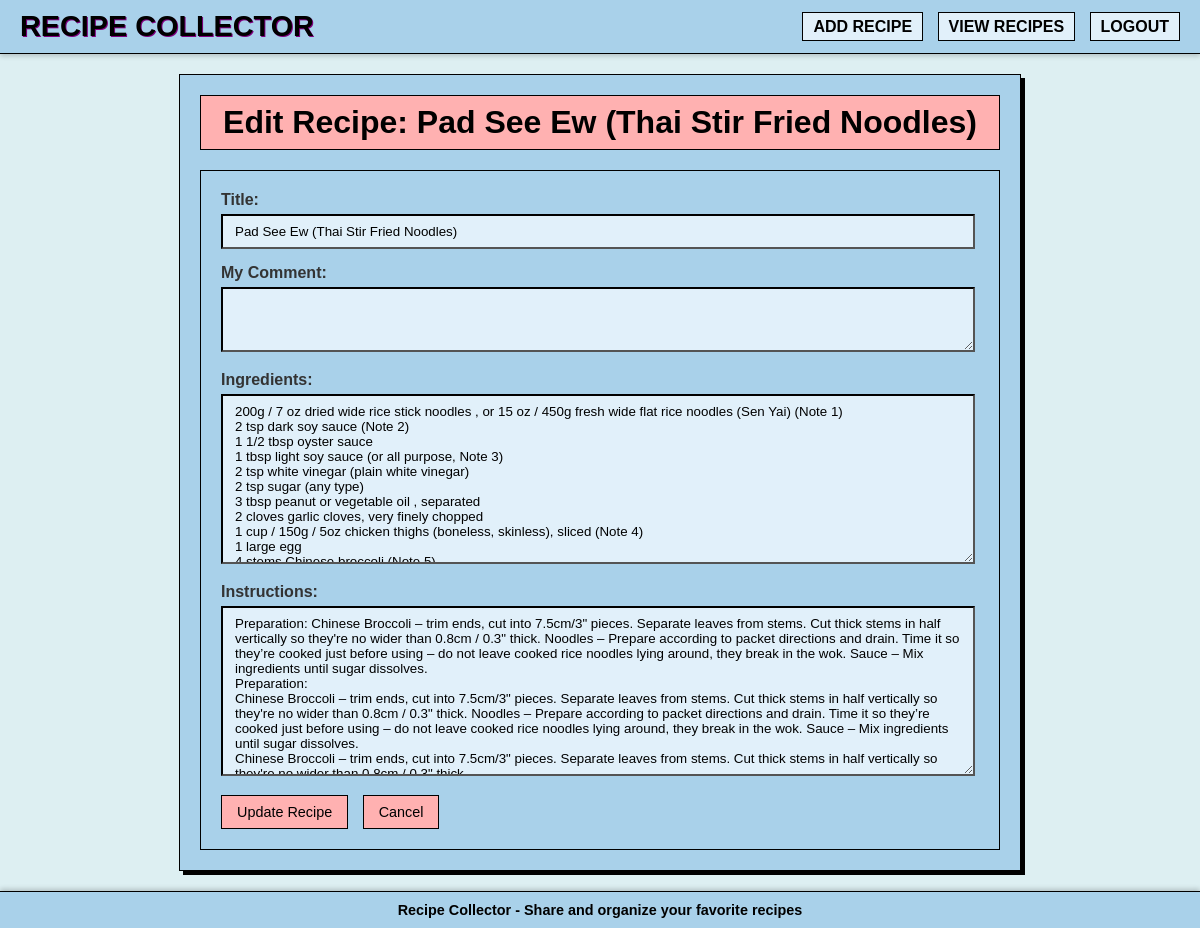
Page /edit_recipe/3 (signed in) on the earlier database version.
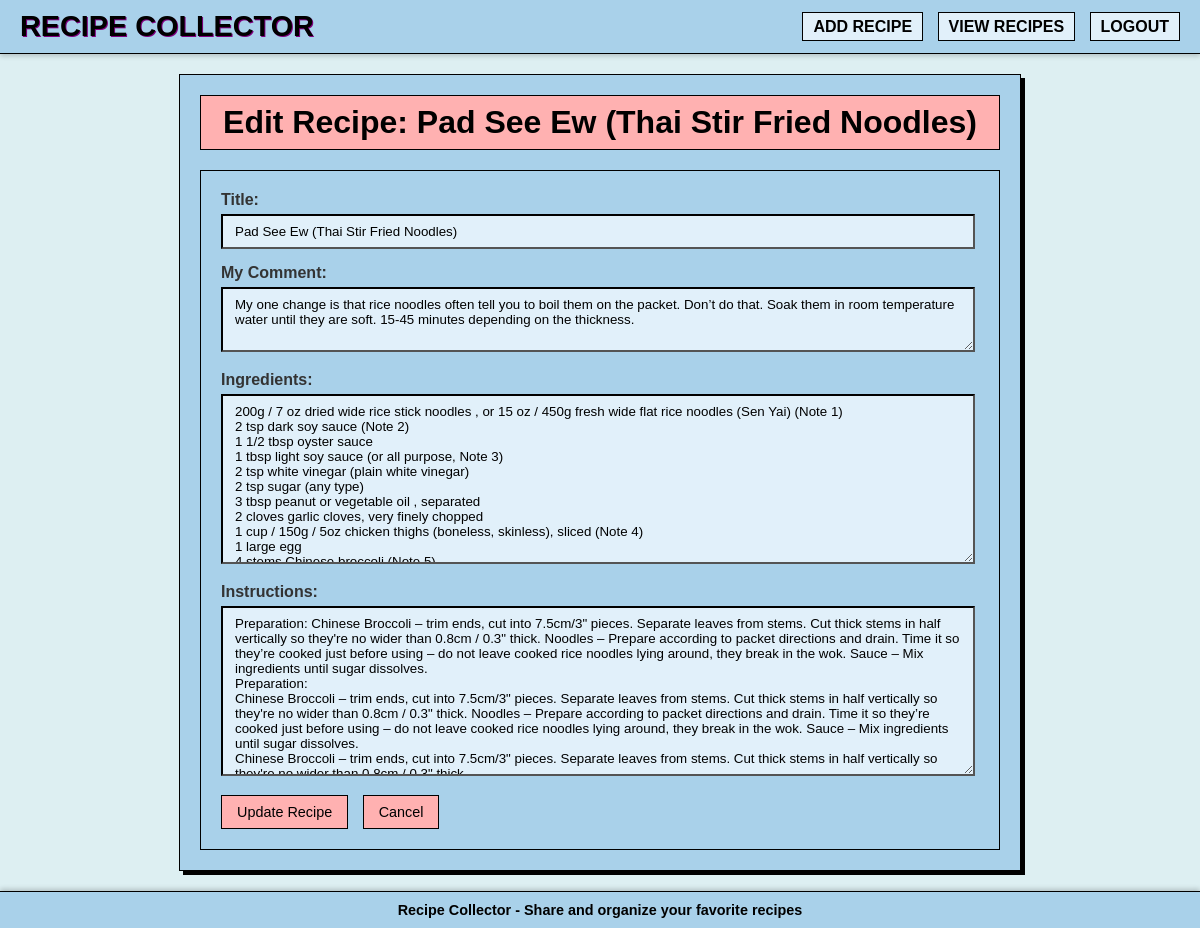
Same page on the later database version.
### app.py (models this page shows, shortened)
class Recipe(db.Model):
    __tablename__ = 'recipe'  # Explicitly set table name
    id = db.Column(db.Integer, primary_key=True)
    title = db.Column(db.String(200), nullable=False)
    ingredients = db.Column(db.Text, nullable=False)
    instructions = db.Column(db.Text, nullable=False)
    source_url = db.Column(db.String(500), nullable=False)
    source_name = db.Column(db.String(200), nullable=False)
    image_url = db.Column(db.String(500), nullable=True)
    created_at = db.Column(db.DateTime, default=datetime.utcnow)
    my_comment = db.Column(db.Text, nullable=True)  # New field for your personal comment

### app.py (the view, shortened to what this page needs)
@app.route('/edit_recipe/<int:recipe_id>', methods=['GET', 'POST'])
def edit_recipe(recipe_id):
    if not session.get('logged_in'):
        abort(403)
    recipe = Recipe.query.get_or_404(recipe_id)
    return render_template('edit_recipe.html', recipe=recipe, logged_in=session.get('logged_in', False))

### templates/edit_recipe.html (shortened to what this page needs)
{% extends "base.html" %}
{% block content %}
<div class="edit-recipe-container">
    <h1 class="page-title">Edit Recipe: {{ recipe.title }}</h1>
    {% if not logged_in %}
    <div class="alert alert-warning alert-90s">
        Please <a href="{{ url_for('login') }}">log in</a> to edit recipes.
    </div>
    {% else %}
    <form action="{{ url_for('edit_recipe', recipe_id=recipe.id) }}" method="post" class="edit-recipe-form">
        <div class="form-group">
            <label for="title" class="form-label-90s">Title:</label>
            <input type="text" name="title" id="title" class="form-control-90s" value="{{ recipe.title }}" required>
        </div>
        <div class="form-group">
            <label for="my_comment" class="form-label-90s">My Comment:</label>
            <textarea name="my_comment" id="my_comment" class="form-control-90s" rows="3">{{ recipe.my_comment or '' }}</textarea>
        </div>
        <div class="form-group">
            <label for="ingredients" class="form-label-90s">Ingredients:</label>
            <textarea name="ingredients" id="ingredients" class="form-control-90s" rows="10" required>{{ recipe.ingredients }}</textarea>
        </div>
        <div class="form-group">
            <label for="instructions" class="form-label-90s">Instructions:</label>
            <textarea name="instructions" id="instructions" class="form-control-90s" rows="10" required>{{ recipe.instructions }}</textarea>
        </div>
        <button type="submit" class="btn-90s-primary">Update Recipe</button>
        <a href="{{ url_for('recipe_detail', recipe_id=recipe.id) }}" class="btn-90s-secondary">Cancel</a>
    </form>
    {% endif %}
</div>
{% endblock %}

Differences in the rows shown:
changed Recipe "Pad See Ew (Thai Stir Fried Noodles)": my_comment (not shown) → "My one change is that rice noodles often tell you to boil them on the packet. Don’t do that. Soak them in room temperature water until they are soft. 15-45 minutes depending on the thickness."
